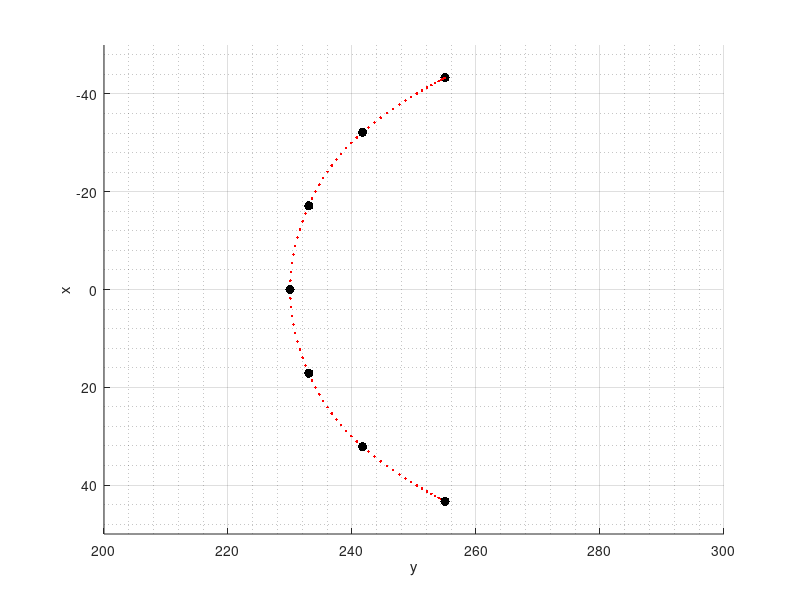

The MATLAB source for this figure: (Note: this script raises an error after producing the figure.)
P=[ 43.30, 255.00, 300.00;
    32.14, 241.70, 289.92;
   17.10, 233.02, 279.85;
    0.00, 230.00, 269.77;
    -17.10, 233.02, 259.69;
    -32.14, 241.70, 249.62;
    -43.30, 255.00, 239.54];

P_trans=transpose(P);

T_spline=[0 1.8 3 4 5 6.2 8];

x_spline=spline(T_spline,[0 P_trans(1,:) 0]);
y_spline=spline(T_spline,[0 P_trans(2,:) 0]);
z_spline=spline(T_spline,[0 P_trans(3,:) 0]);

tt_spline = 0:0.1:8;

data_x=ppval(x_spline,tt_spline);
data_y=ppval(y_spline,tt_spline);
data_z=ppval(z_spline,tt_spline);
%%
plot3(P_trans(1,:), P_trans(2,:), P_trans(3,:), 'k.');
xlabel('x');
ylabel('y');
zlabel('z');
view(90,90);
grid on;
grid minor;
hold on;
axis( [-50 50 200 300 210 320]);
plot3(data_x, data_y, data_z, 'r.');
plot3(P_trans(1,:), P_trans(2,:), P_trans(3,:), 'k.','MarkerSize',20);

%%
R1=[-0.866 0.5 0;
    -0.5 -0.866 0;
    0 0 1];
R2=[-0.643 0.766 0;
    -0.766 -0.643 0;
    0 0 1];
R3=[-0.342 0.94 0;
    -0.94 -0.342 0;
    0 0 1];
R4=[0 1 0;
    -1 0 0;
    0 0 1];
R5=[0.342 0.94 0;
    -0.94 0.342 0;
    0 0 1];
R6=[0.643 0.766 0;
    -0.766 0.643 0;
    0 0 1];
R7=[0.866 0.5 0;
    -0.5 0.866 0;
    0 0 1];

EUL_1=rotm2eul(R1,'ZYZ');
EUL_2=rotm2eul(R2,'ZYZ');
EUL_3=rotm2eul(R3,'ZYZ');
EUL_4=rotm2eul(R4,'ZYZ');
EUL_5=rotm2eul(R5,'ZYZ');
EUL_6=rotm2eul(R6,'ZYZ');
EUL_7=rotm2eul(R7,'ZYZ');




AGL_1=[EUL_1(1) EUL_2(1) EUL_3(1) EUL_4(1) EUL_5(1) EUL_6(1) EUL_7(1)];
AGL_2=[EUL_1(2) EUL_2(2) EUL_3(2) EUL_4(2) EUL_5(2) EUL_6(2) EUL_7(2)];
AGL_3=[EUL_1(3) EUL_2(3) EUL_3(3) EUL_4(3) EUL_5(3) EUL_6(3) EUL_7(3)];

T_angle=[0 1.8 3 4 5 6.2 8];
theta1_spline=spline(T_angle,[0 AGL_1 0]);
theta2_spline=spline(T_angle,[0 AGL_2 0]);
theta3_spline=spline(T_angle,[0 AGL_3 0]);

tt_angle=0.0:0.1:8;
data_theta1=ppval(theta1_spline,tt_angle);
data_theta2=ppval(theta2_spline,tt_angle);
data_theta3=ppval(theta3_spline,tt_angle);

EUL_AGL = [data_theta1;data_theta2;data_theta3];
EUL_AGL_TRANS = transpose(double(EUL_AGL));

for i=1:81
ORI(i,:,:)=eul2rotm(EUL_AGL_TRANS(i,:),'ZYZ');
end
%%
for i=1:1:81
plot3(P_trans(1,:), P_trans(2,:), P_trans(3,:), 'k.','MarkerSize',20);
axis( [-50 50 220 320 210 320]);
xlabel('x');
ylabel('y');
zlabel('z');
grid on;
grid minor;
%view(90,90);
hold on;
plot3(data_x, data_y, data_z, 'r.');
quiver3(repmat(data_x(i),3,1),repmat(data_y(i),3,1),repmat(data_z(i),3,1),transpose(ORI(i,:,1)),transpose(ORI(i,:,2)),transpose(ORI(i,:,3)),20,'g');
pause(0.01);
hold off;
end
%%
T_via=[ 0 1.8 3 4 5 6.2 8];
X=P_trans(1,:);
Y=P_trans(2,:);
Z=P_trans(3,:);

data_xx = diff(double(data_x));
data_yy = diff(double(data_y));
data_zz = diff(double(data_z));

data_xxx = diff(abs(data_xx));
data_yyy = diff(abs(data_yy));
data_zzz = diff(abs(data_zz));
%%
figure('NumberTitle', 'off', 'Name', 'X-Axis');
tiledlayout(3,1);
nexttile;
plot(T_via,X,'o');
hold on;
plot(0:0.1:8,data_x,'r');
xlabel('Time, second');
ylabel('Position');
grid on;
grid minor;

nexttile;
hold on;
plot(0.1:0.1:8,data_xx,'b');
xlabel('Time, second');
ylabel('Velocity');
grid on;
grid minor;

nexttile;
hold on;
plot(0.2:0.1:8,data_xxx,'g');
xlabel('Time, second');
ylabel('Acceleration');
grid on;
grid minor;

figure('NumberTitle', 'off', 'Name', 'Y-Axis');
tiledlayout(3,1);
nexttile;

plot(T_via,Y,'o');
hold on;
plot(0:0.1:8,data_y,'r');
xlabel('Time, second');
ylabel('Position');
grid on;
grid minor;

nexttile;
hold on;
plot(0.1:0.1:8,data_yy,'b');
xlabel('Time, second');
ylabel('Velocity');
grid on;
grid minor;

nexttile;
hold on;
plot(0.2:0.1:8,data_yyy,'g');
xlabel('Time, second');
ylabel('Acceleration');
grid on;
grid minor;

figure('NumberTitle', 'off', 'Name', 'Z-Axis');
tiledlayout(3,1);
nexttile;

plot(T_via,Z,'o');
hold on;
plot(0:0.1:8,data_z,'r');
xlabel('Time, second');
ylabel('Position');
grid on;
grid minor;

nexttile;
hold on;
plot(0.1:0.1:8,data_zz,'b');
xlabel('Time, second');
ylabel('Velocity');
grid on;
grid minor;

nexttile;
hold on;
plot(0.2:0.1:8,data_zzz,'g');
xlabel('Time, second');
ylabel('Acceleration');
grid on;
grid minor;
%%
desired_orientation=ORI(:,1,1)
desired_orientation=transpose(desired_orientation);
%%
for i=1:81
desired_orientation_rad(i)=acos(desired_orientation(i));
 desired_orientation_deg(i)= radtodeg(desired_orientation_rad(i));
end


